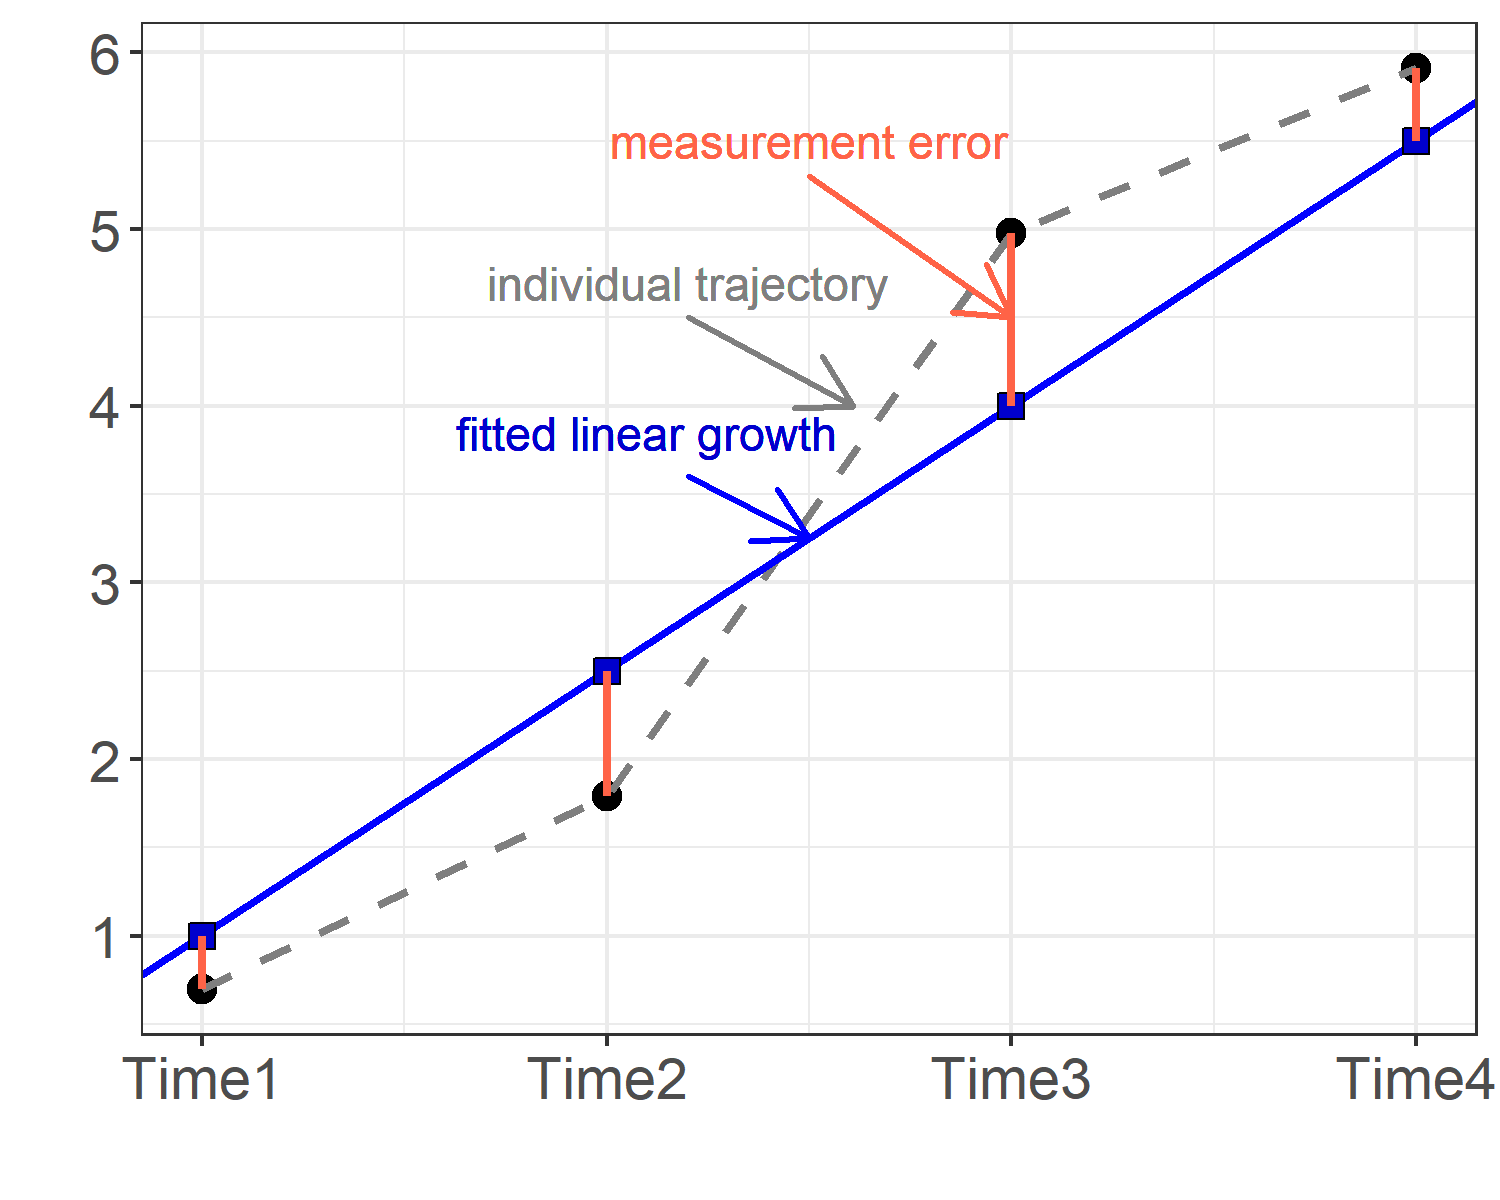

Reproduce this figure in R.
library(tidyverse)


x <- c(0,1,2,3)
mu <- 1.5*x + 1

set.seed(8844)
resp = round(rnorm(4,mu, 1),2)
dat = tibble(time = c(0:3),
             resp = resp,
             mu = mu)


ggplot(data=dat, aes(x=time, y=resp)) + 
  geom_point(shape=21, size = 3, fill="black") +
  geom_line(size=1,linetype="dashed", color="grey50") +
  theme_bw() +
  theme(text = element_text(size=14),
        axis.text.x = element_text(size=14),
        axis.text.y = element_text(size=14)) +
  geom_abline(intercept = 1, slope = 1.5, color="blue", size=1) +
  geom_point(aes(x=time, y = mu), size = 3, shape=22, fill="blue3") +
  scale_x_continuous(name="", breaks=c(0,1,2,3),
                     labels=sprintf("Time%s", seq(1:4))) +
  scale_y_continuous(name="", breaks=c(0,1,2,3,4,5,6)) +
  geom_segment(aes(x = 0, y = resp[1], xend = 0, yend = mu[1]), col="tomato", size = 1) +
  geom_segment(aes(x = 1, y = resp[2], xend = 1, yend = mu[2]), col="tomato", size = 1) +
  geom_segment(aes(x = 2, y = resp[3], xend = 2, yend = mu[3]), col="tomato", size = 1) +
  geom_segment(aes(x = 3, y = resp[4], xend = 3, yend = mu[4]), col="tomato", size = 1) +
  geom_segment(aes(x = 1.5, y = 5.3, xend = 2, yend = 4.5),lineend = "round", linejoin = "round",
               arrow = arrow(length = unit(0.5, "cm")), color="tomato", size=0.7) +
  geom_segment(aes(x = 1.2, y = 4.5, xend = 1.61, yend = 4),lineend = "round", linejoin = "round",
               arrow = arrow(length = unit(0.5, "cm")), color="grey50", size=0.7) +
  geom_segment(aes(x = 1.2, y = 3.6, xend = 1.5, yend = 3.25),lineend = "round", linejoin = "round",
               arrow = arrow(length = unit(0.5, "cm")), color="blue", size=0.7) +
  geom_text(x=1.5, y=5.5, label="measurement error", color="tomato", size=4) +
  geom_text(x=1.2, y=4.7, label="individual trajectory", color="grey50", size=4) +
  geom_text(x=1.1, y=3.85, label="fitted linear growth", color="blue3", size=4)
ggsave("unconditional model/one_individual.pdf", width = 5, height = 4)
ggsave("unconditional model/one_individual.png", width = 5, height = 4)
           

